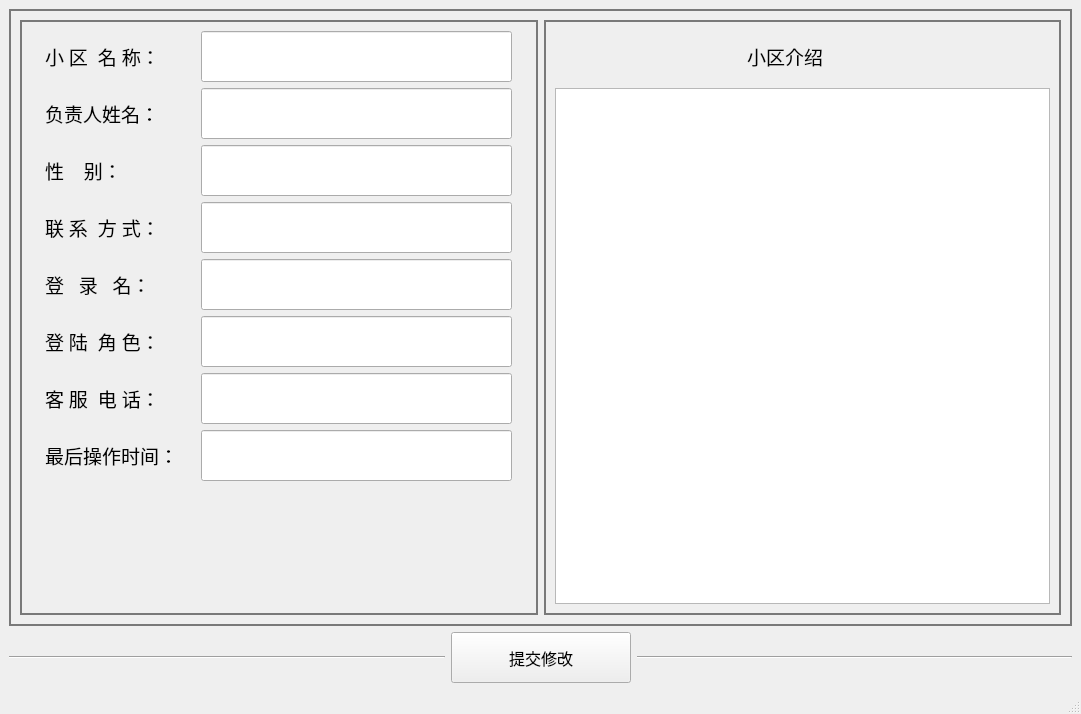
<?xml version="1.0" encoding="UTF-8"?>
<ui version="4.0">
 <class>xiaoqu_Manage</class>
 <widget class="QMainWindow" name="xiaoqu_Manage">
  <property name="geometry">
   <rect>
    <x>0</x>
    <y>0</y>
    <width>1081</width>
    <height>714</height>
   </rect>
  </property>
  <property name="windowTitle">
   <string>MainWindow</string>
  </property>
  <widget class="QWidget" name="centralwidget">
   <layout class="QGridLayout" name="gridLayout_4">
    <item row="0" column="0">
     <layout class="QVBoxLayout" name="verticalLayout_3">
      <item>
       <widget class="QFrame" name="frame_3">
        <property name="styleSheet">
         <string notr="true">#frame_3{border:2px solid rgb(121,121,121)}</string>
        </property>
        <property name="frameShape">
         <enum>QFrame::StyledPanel</enum>
        </property>
        <property name="frameShadow">
         <enum>QFrame::Raised</enum>
        </property>
        <layout class="QGridLayout" name="gridLayout_3">
         <item row="0" column="0">
          <layout class="QHBoxLayout" name="horizontalLayout_8">
           <item>
            <widget class="QFrame" name="frame">
             <property name="styleSheet">
              <string notr="true">#frame{border:2px solid rgb(121,121,121)}</string>
             </property>
             <property name="frameShape">
              <enum>QFrame::StyledPanel</enum>
             </property>
             <property name="frameShadow">
              <enum>QFrame::Raised</enum>
             </property>
             <layout class="QGridLayout" name="gridLayout_2">
              <item row="0" column="0">
               <layout class="QVBoxLayout" name="verticalLayout">
                <item>
                 <layout class="QHBoxLayout" name="horizontalLayout">
                  <item>
                   <widget class="QLabel" name="label_7">
                    <property name="sizePolicy">
                     <sizepolicy hsizetype="Maximum" vsizetype="Maximum">
                      <horstretch>0</horstretch>
                      <verstretch>0</verstretch>
                     </sizepolicy>
                    </property>
                    <property name="minimumSize">
                     <size>
                      <width>150</width>
                      <height>51</height>
                     </size>
                    </property>
                    <property name="maximumSize">
                     <size>
                      <width>150</width>
                      <height>51</height>
                     </size>
                    </property>
                    <property name="font">
                     <font>
                      <family>宋体</family>
                      <pointsize>14</pointsize>
                     </font>
                    </property>
                    <property name="text">
                     <string>小 区  名 称：</string>
                    </property>
                   </widget>
                  </item>
                  <item>
                   <widget class="QLineEdit" name="lineEdit_xqname">
                    <property name="minimumSize">
                     <size>
                      <width>311</width>
                      <height>51</height>
                     </size>
                    </property>
                    <property name="maximumSize">
                     <size>
                      <width>311</width>
                      <height>51</height>
                     </size>
                    </property>
                    <property name="font">
                     <font>
                      <family>宋体</family>
                      <pointsize>12</pointsize>
                     </font>
                    </property>
                   </widget>
                  </item>
                 </layout>
                </item>
                <item>
                 <layout class="QHBoxLayout" name="horizontalLayout_2">
                  <item>
                   <widget class="QLabel" name="label">
                    <property name="sizePolicy">
                     <sizepolicy hsizetype="Maximum" vsizetype="Maximum">
                      <horstretch>0</horstretch>
                      <verstretch>0</verstretch>
                     </sizepolicy>
                    </property>
                    <property name="minimumSize">
                     <size>
                      <width>150</width>
                      <height>51</height>
                     </size>
                    </property>
                    <property name="maximumSize">
                     <size>
                      <width>150</width>
                      <height>51</height>
                     </size>
                    </property>
                    <property name="font">
                     <font>
                      <family>宋体</family>
                      <pointsize>14</pointsize>
                     </font>
                    </property>
                    <property name="text">
                     <string>负责人姓名：</string>
                    </property>
                   </widget>
                  </item>
                  <item>
                   <widget class="QLineEdit" name="lineEdit_name">
                    <property name="minimumSize">
                     <size>
                      <width>311</width>
                      <height>51</height>
                     </size>
                    </property>
                    <property name="maximumSize">
                     <size>
                      <width>311</width>
                      <height>51</height>
                     </size>
                    </property>
                    <property name="font">
                     <font>
                      <family>宋体</family>
                      <pointsize>12</pointsize>
                     </font>
                    </property>
                   </widget>
                  </item>
                 </layout>
                </item>
                <item>
                 <layout class="QHBoxLayout" name="horizontalLayout_3">
                  <item>
                   <widget class="QLabel" name="label_2">
                    <property name="sizePolicy">
                     <sizepolicy hsizetype="Maximum" vsizetype="Maximum">
                      <horstretch>0</horstretch>
                      <verstretch>0</verstretch>
                     </sizepolicy>
                    </property>
                    <property name="minimumSize">
                     <size>
                      <width>150</width>
                      <height>51</height>
                     </size>
                    </property>
                    <property name="maximumSize">
                     <size>
                      <width>150</width>
                      <height>51</height>
                     </size>
                    </property>
                    <property name="font">
                     <font>
                      <family>宋体</family>
                      <pointsize>14</pointsize>
                     </font>
                    </property>
                    <property name="text">
                     <string>性    别：</string>
                    </property>
                   </widget>
                  </item>
                  <item>
                   <widget class="QLineEdit" name="lineEdit_sex">
                    <property name="minimumSize">
                     <size>
                      <width>311</width>
                      <height>51</height>
                     </size>
                    </property>
                    <property name="maximumSize">
                     <size>
                      <width>311</width>
                      <height>51</height>
                     </size>
                    </property>
                    <property name="font">
                     <font>
                      <family>宋体</family>
                      <pointsize>12</pointsize>
                     </font>
                    </property>
                   </widget>
                  </item>
                 </layout>
                </item>
                <item>
                 <layout class="QHBoxLayout" name="horizontalLayout_4">
                  <item>
                   <widget class="QLabel" name="label_3">
                    <property name="sizePolicy">
                     <sizepolicy hsizetype="Maximum" vsizetype="Maximum">
                      <horstretch>0</horstretch>
                      <verstretch>0</verstretch>
                     </sizepolicy>
                    </property>
                    <property name="minimumSize">
                     <size>
                      <width>150</width>
                      <height>51</height>
                     </size>
                    </property>
                    <property name="maximumSize">
                     <size>
                      <width>150</width>
                      <height>51</height>
                     </size>
                    </property>
                    <property name="font">
                     <font>
                      <family>宋体</family>
                      <pointsize>14</pointsize>
                     </font>
                    </property>
                    <property name="text">
                     <string>联 系  方 式：</string>
                    </property>
                   </widget>
                  </item>
                  <item>
                   <widget class="QLineEdit" name="lineEdit_tel">
                    <property name="minimumSize">
                     <size>
                      <width>311</width>
                      <height>51</height>
                     </size>
                    </property>
                    <property name="maximumSize">
                     <size>
                      <width>311</width>
                      <height>51</height>
                     </size>
                    </property>
                    <property name="font">
                     <font>
                      <family>宋体</family>
                      <pointsize>12</pointsize>
                     </font>
                    </property>
                   </widget>
                  </item>
                 </layout>
                </item>
                <item>
                 <layout class="QHBoxLayout" name="horizontalLayout_5">
                  <item>
                   <widget class="QLabel" name="label_4">
                    <property name="sizePolicy">
                     <sizepolicy hsizetype="Maximum" vsizetype="Maximum">
                      <horstretch>0</horstretch>
                      <verstretch>0</verstretch>
                     </sizepolicy>
                    </property>
                    <property name="minimumSize">
                     <size>
                      <width>150</width>
                      <height>51</height>
                     </size>
                    </property>
                    <property name="maximumSize">
                     <size>
                      <width>150</width>
                      <height>51</height>
                     </size>
                    </property>
                    <property name="font">
                     <font>
                      <family>宋体</family>
                      <pointsize>14</pointsize>
                     </font>
                    </property>
                    <property name="text">
                     <string>登   录   名：</string>
                    </property>
                   </widget>
                  </item>
                  <item>
                   <widget class="QLineEdit" name="lineEdit_username">
                    <property name="minimumSize">
                     <size>
                      <width>311</width>
                      <height>51</height>
                     </size>
                    </property>
                    <property name="maximumSize">
                     <size>
                      <width>311</width>
                      <height>51</height>
                     </size>
                    </property>
                    <property name="font">
                     <font>
                      <family>宋体</family>
                      <pointsize>12</pointsize>
                     </font>
                    </property>
                   </widget>
                  </item>
                 </layout>
                </item>
                <item>
                 <layout class="QHBoxLayout" name="horizontalLayout_6">
                  <item>
                   <widget class="QLabel" name="label_5">
                    <property name="sizePolicy">
                     <sizepolicy hsizetype="Maximum" vsizetype="Maximum">
                      <horstretch>0</horstretch>
                      <verstretch>0</verstretch>
                     </sizepolicy>
                    </property>
                    <property name="minimumSize">
                     <size>
                      <width>150</width>
                      <height>51</height>
                     </size>
                    </property>
                    <property name="maximumSize">
                     <size>
                      <width>150</width>
                      <height>51</height>
                     </size>
                    </property>
                    <property name="font">
                     <font>
                      <family>宋体</family>
                      <pointsize>14</pointsize>
                     </font>
                    </property>
                    <property name="text">
                     <string>登 陆  角 色：</string>
                    </property>
                   </widget>
                  </item>
                  <item>
                   <widget class="QLineEdit" name="lineEdit_play">
                    <property name="minimumSize">
                     <size>
                      <width>311</width>
                      <height>51</height>
                     </size>
                    </property>
                    <property name="maximumSize">
                     <size>
                      <width>311</width>
                      <height>51</height>
                     </size>
                    </property>
                    <property name="font">
                     <font>
                      <family>宋体</family>
                      <pointsize>12</pointsize>
                     </font>
                    </property>
                   </widget>
                  </item>
                 </layout>
                </item>
                <item>
                 <layout class="QHBoxLayout" name="horizontalLayout_10">
                  <item>
                   <widget class="QLabel" name="label_9">
                    <property name="sizePolicy">
                     <sizepolicy hsizetype="Maximum" vsizetype="Maximum">
                      <horstretch>0</horstretch>
                      <verstretch>0</verstretch>
                     </sizepolicy>
                    </property>
                    <property name="minimumSize">
                     <size>
                      <width>150</width>
                      <height>51</height>
                     </size>
                    </property>
                    <property name="maximumSize">
                     <size>
                      <width>150</width>
                      <height>51</height>
                     </size>
                    </property>
                    <property name="font">
                     <font>
                      <family>宋体</family>
                      <pointsize>14</pointsize>
                     </font>
                    </property>
                    <property name="text">
                     <string>客 服  电 话：</string>
                    </property>
                   </widget>
                  </item>
                  <item>
                   <widget class="QLineEdit" name="lineEdit_kftel">
                    <property name="minimumSize">
                     <size>
                      <width>311</width>
                      <height>51</height>
                     </size>
                    </property>
                    <property name="maximumSize">
                     <size>
                      <width>311</width>
                      <height>51</height>
                     </size>
                    </property>
                    <property name="font">
                     <font>
                      <family>宋体</family>
                      <pointsize>12</pointsize>
                     </font>
                    </property>
                   </widget>
                  </item>
                 </layout>
                </item>
                <item>
                 <layout class="QHBoxLayout" name="horizontalLayout_7">
                  <item>
                   <widget class="QLabel" name="label_6">
                    <property name="sizePolicy">
                     <sizepolicy hsizetype="Maximum" vsizetype="Maximum">
                      <horstretch>0</horstretch>
                      <verstretch>0</verstretch>
                     </sizepolicy>
                    </property>
                    <property name="minimumSize">
                     <size>
                      <width>150</width>
                      <height>51</height>
                     </size>
                    </property>
                    <property name="maximumSize">
                     <size>
                      <width>150</width>
                      <height>51</height>
                     </size>
                    </property>
                    <property name="font">
                     <font>
                      <family>宋体</family>
                      <pointsize>14</pointsize>
                     </font>
                    </property>
                    <property name="text">
                     <string>最后操作时间：</string>
                    </property>
                   </widget>
                  </item>
                  <item>
                   <widget class="QLineEdit" name="lineEdit_lasttime">
                    <property name="minimumSize">
                     <size>
                      <width>311</width>
                      <height>51</height>
                     </size>
                    </property>
                    <property name="maximumSize">
                     <size>
                      <width>311</width>
                      <height>51</height>
                     </size>
                    </property>
                    <property name="font">
                     <font>
                      <family>宋体</family>
                      <pointsize>12</pointsize>
                     </font>
                    </property>
                    <property name="focusPolicy">
                     <enum>Qt::NoFocus</enum>
                    </property>
                   </widget>
                  </item>
                 </layout>
                </item>
               </layout>
              </item>
              <item row="1" column="0">
               <spacer name="verticalSpacer">
                <property name="orientation">
                 <enum>Qt::Vertical</enum>
                </property>
                <property name="sizeHint" stdset="0">
                 <size>
                  <width>20</width>
                  <height>40</height>
                 </size>
                </property>
               </spacer>
              </item>
             </layout>
            </widget>
           </item>
           <item>
            <widget class="QFrame" name="frame_2">
             <property name="styleSheet">
              <string notr="true">#frame_2{border:2px solid rgb(121,121,121)}</string>
             </property>
             <property name="frameShape">
              <enum>QFrame::StyledPanel</enum>
             </property>
             <property name="frameShadow">
              <enum>QFrame::Raised</enum>
             </property>
             <layout class="QGridLayout" name="gridLayout">
              <item row="0" column="0">
               <layout class="QVBoxLayout" name="verticalLayout_2">
                <item alignment="Qt::AlignHCenter|Qt::AlignVCenter">
                 <widget class="QLabel" name="label_8">
                  <property name="sizePolicy">
                   <sizepolicy hsizetype="Maximum" vsizetype="Maximum">
                    <horstretch>0</horstretch>
                    <verstretch>0</verstretch>
                   </sizepolicy>
                  </property>
                  <property name="minimumSize">
                   <size>
                    <width>111</width>
                    <height>51</height>
                   </size>
                  </property>
                  <property name="maximumSize">
                   <size>
                    <width>111</width>
                    <height>51</height>
                   </size>
                  </property>
                  <property name="font">
                   <font>
                    <family>宋体</family>
                    <pointsize>14</pointsize>
                   </font>
                  </property>
                  <property name="text">
                   <string>小区介绍</string>
                  </property>
                 </widget>
                </item>
                <item>
                 <widget class="QTextEdit" name="textEdit">
                  <property name="font">
                   <font>
                    <family>宋体</family>
                    <pointsize>12</pointsize>
                   </font>
                  </property>
                 </widget>
                </item>
               </layout>
              </item>
             </layout>
            </widget>
           </item>
          </layout>
         </item>
        </layout>
       </widget>
      </item>
      <item>
       <layout class="QHBoxLayout" name="horizontalLayout_9">
        <item>
         <widget class="Line" name="line">
          <property name="orientation">
           <enum>Qt::Horizontal</enum>
          </property>
         </widget>
        </item>
        <item>
         <widget class="QPushButton" name="pushButton_update">
          <property name="minimumSize">
           <size>
            <width>180</width>
            <height>51</height>
           </size>
          </property>
          <property name="maximumSize">
           <size>
            <width>180</width>
            <height>51</height>
           </size>
          </property>
          <property name="font">
           <font>
            <family>Agency FB</family>
            <pointsize>12</pointsize>
           </font>
          </property>
          <property name="text">
           <string>提交修改</string>
          </property>
         </widget>
        </item>
        <item>
         <widget class="Line" name="line_2">
          <property name="orientation">
           <enum>Qt::Horizontal</enum>
          </property>
         </widget>
        </item>
       </layout>
      </item>
     </layout>
    </item>
   </layout>
  </widget>
  <widget class="QMenuBar" name="menubar">
   <property name="geometry">
    <rect>
     <x>0</x>
     <y>0</y>
     <width>1081</width>
     <height>25</height>
    </rect>
   </property>
  </widget>
  <widget class="QStatusBar" name="statusbar"/>
 </widget>
 <resources/>
 <connections/>
</ui>
